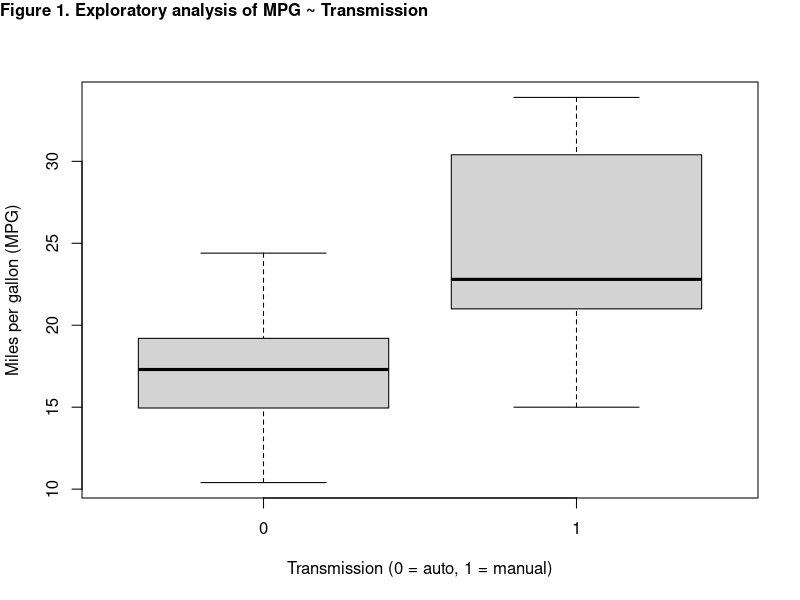
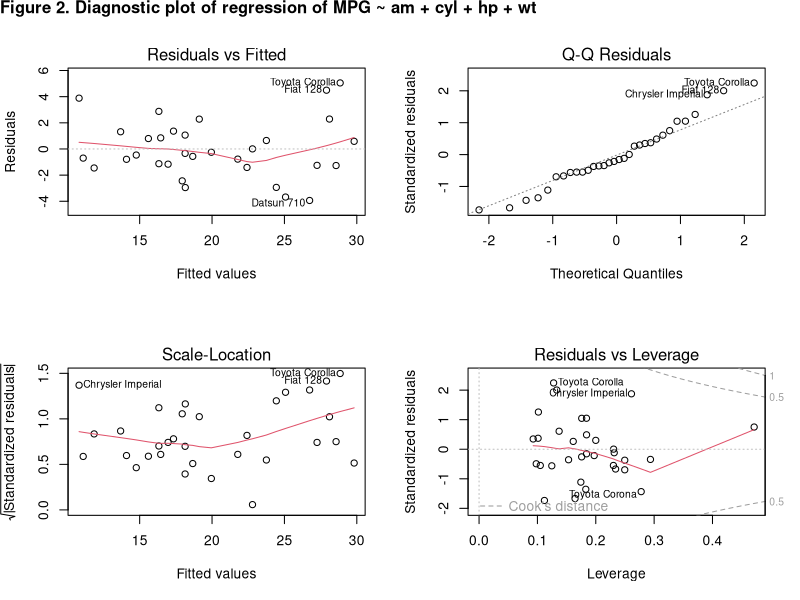

The R source for these figures, in order:
## ---- chunk 1
knitr::opts_chunk$set(echo = TRUE)
rm(list=ls())
## ---- chunk 2
data(mtcars)
?mtcars
## simple linear regression model
fit1 <- lm(mpg ~ factor(am), data=mtcars)
summary(fit1)$coef
## ---- chunk 3
mtcars$cyl <- factor(mtcars$cyl)
mtcars$vs <- factor(mtcars$vs)
mtcars$am <- factor(mtcars$am)
mtcars$gear <- factor(mtcars$gear)
mtcars$carb <- factor(mtcars$carb)

fit1 <- lm(mpg ~ am, data=mtcars) ## step-wise nested likelihood ratio test
fit2 <- update(fit1, mpg ~ am + cyl)
fit3 <- update(fit1, mpg ~ am + cyl + hp)
fit4 <- update(fit1, mpg ~ am + cyl + hp + wt)
fit5 <- update(fit1, mpg ~ am + cyl + hp + wt + disp + drat + qsec + vs + gear + carb)
anova(fit1, fit2, fit3, fit4, fit5)$Pr

## variance inflation factor analysis
library(car)
round(vif(fit4), 3)
## ---- chunk 4
## coefficients in the multiple linear regression model
round(summary(fit4)$coef, 3)
## ---- chunk 5
## Appendix figure 1 exploratory analysis
par(mfrow=c(1, 1))
boxplot(mpg ~ factor(am), mtcars, xlab='Transmission (0 = auto, 1 = manual)', 
        ylab='Miles per gallon (MPG)')
mtext(side=3, line=-1, text="Figure 1. Exploratory analysis of MPG ~ Transmission", 
      font=2, adj=0, outer=TRUE)
## ---- chunk 6
## Appendix figure 2 diagnostic plots of regression of MPG on am + cyl + hp + wt
par(mfrow=c(2, 2))
plot(fit4)
mtext(side=3, line=-1, font=2, adj=0, outer=TRUE,
      text="Figure 2. Diagnostic plot of regression of MPG ~ am + cyl + hp + wt")
